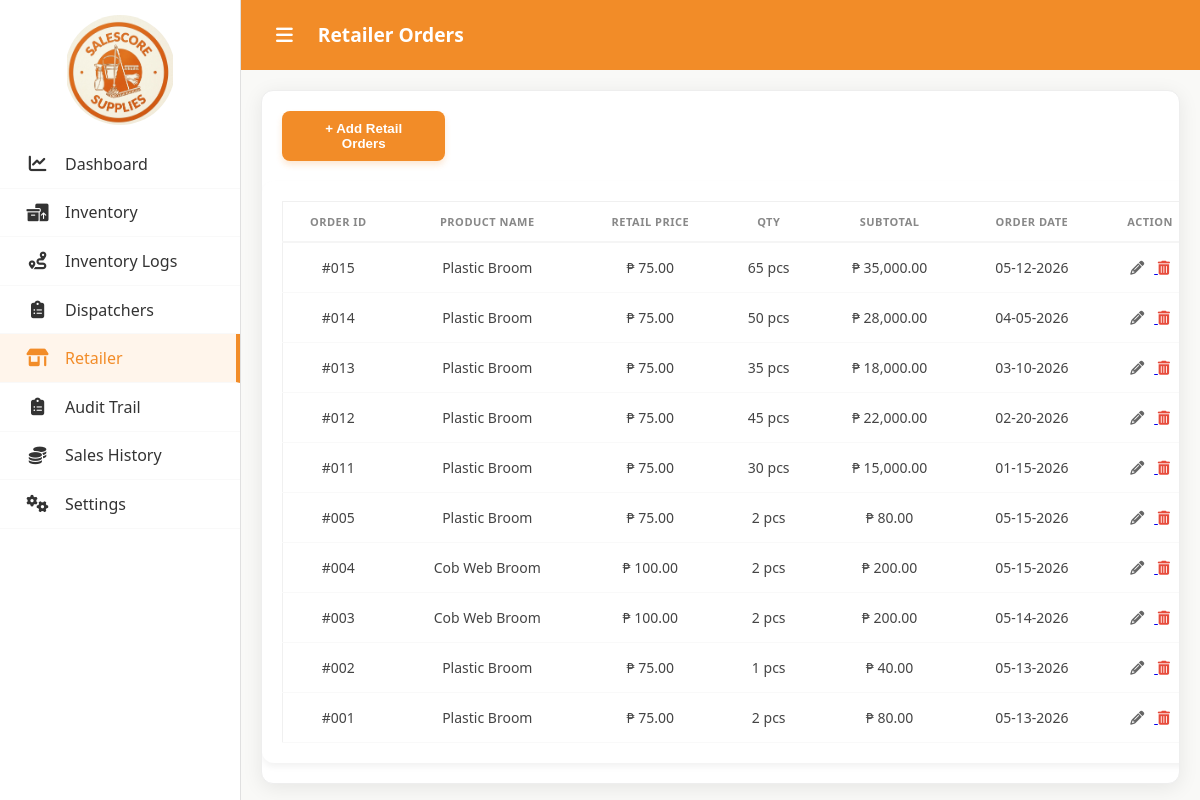
The app's page /retailer.php (signed in), older data.
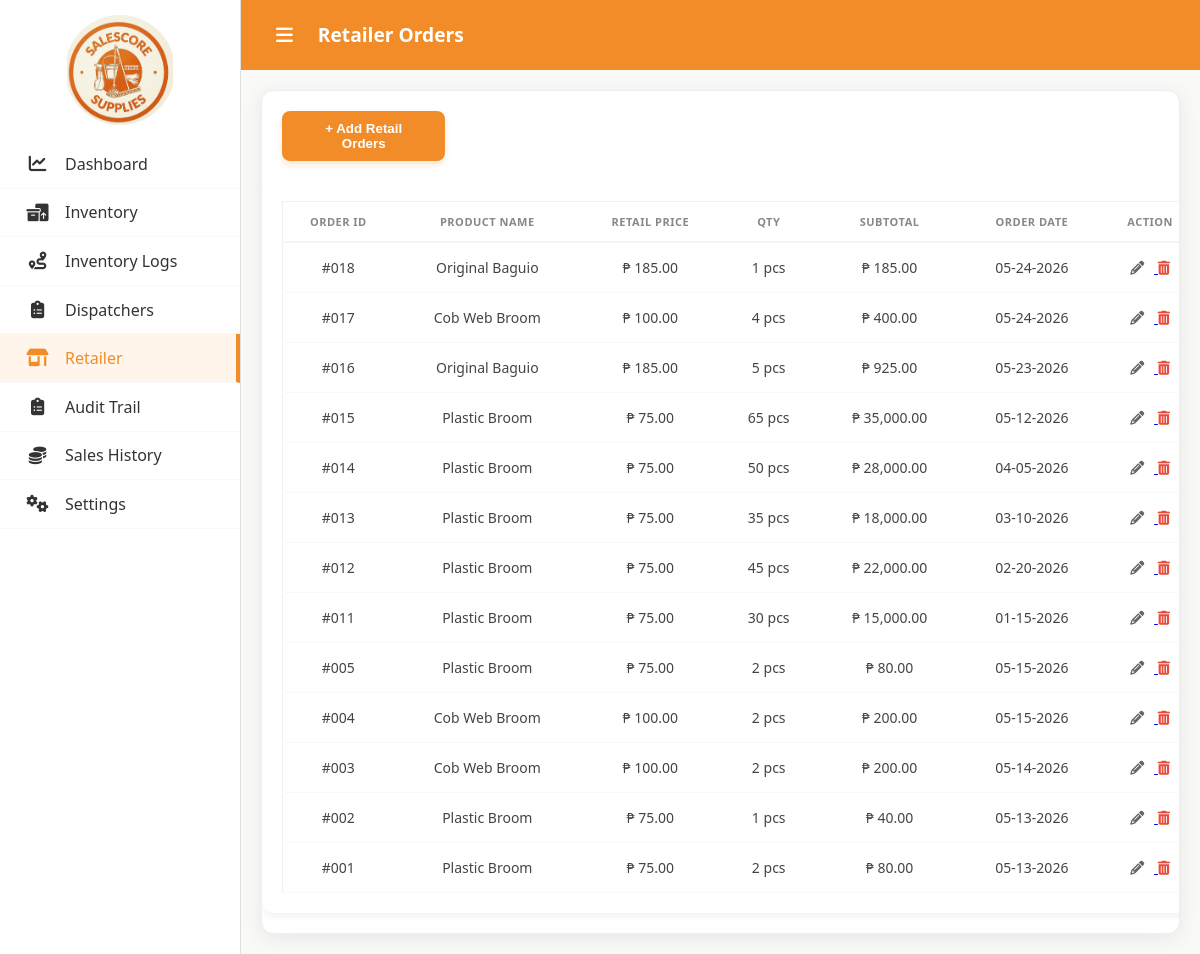
The same page, newer data.
### tables this page shows
CREATE TABLE `retail_orders` (
  `id` int(11) NOT NULL,
  `product_id` int(11) NOT NULL,
  `qty` int(11) NOT NULL,
  `subtotal` decimal(10,2) NOT NULL,
  `order_date` date NOT NULL,
  `created_at` timestamp NOT NULL DEFAULT current_timestamp()
);

CREATE TABLE `products` (
  `id` int(11) NOT NULL,
  `category` varchar(100) NOT NULL,
  `product_name` varchar(255) NOT NULL,
  `variation` varchar(100) DEFAULT 'Standard',
  `description` text DEFAULT NULL,
  `wholesale_price` decimal(10,2) NOT NULL DEFAULT 0.00,
  `retail_price` decimal(10,2) NOT NULL DEFAULT 0.00,
  `quantity` int(11) NOT NULL DEFAULT 0,
  `max_quantity` int(11) NOT NULL DEFAULT 100,
  `image_path` varchar(255) DEFAULT 'default-product.png',
  `created_at` timestamp NOT NULL DEFAULT current_timestamp()
);

### retailer.php (the view, shortened to what this page needs)
<?php
require_once "auth/conn.php";
try {
    $stmt_o = $pdo->query("
        SELECT ro.*, p.product_name, p.retail_price as unit_price
        FROM retail_orders ro
        JOIN products p ON ro.product_id = p.id
        ORDER BY ro.id DESC
    ");
    $orders = $stmt_o->fetchAll();
} catch (PDOException $e) {
    die("Database Error: " . $e->getMessage());
}
?>
<!DOCTYPE html>
<html lang="en">
<head>
    <link rel="stylesheet" href="https://cdnjs.cloudflare.com/ajax/libs/font-awesome/6.4.0/css/all.min.css">
    <link rel="stylesheet" href="assets/css/retailers.css">
</head>
<body>
<div class="container">
    <aside class="sidebar">
        <div class="sidebar-header">
                <img src="assets/img/logo.png" alt="Salescore Logo" class="sidebar-logo">
            </div>
            <nav style="flex-grow: 1;">
                <a href="index.php " class="nav-item " data-title="Dashboard">
                    <div class="icon"><i class="fa-solid fa-chart-line"></i></div>
                    <span>Dashboard</span>
                </a>
                <a href="inventory.php" class="nav-item" data-title="Inventory">
                    <div class="icon"><i class="fa-solid fa-boxes-packing"></i></div>
                    <span>Inventory</span>
                </a>
                <a href="inventory_logs.php" class="nav-item" data-title="Inventory Logs">
                    <div class="icon"><i class="fa-solid fa-route"></i></div>
                    <span>Inventory Logs</span>
                </a>
                <a href="dispatchers.php" class="nav-item" data-title="Dispatchers">
                    <div class="icon"><i class="fa-solid fa-clipboard-list"></i></div>
                    <span>Dispatchers</span>
                </a>
                <a href="retailer.php" class="nav-item active" data-title="Retailer">
                    <div class="icon"><i class="fa-solid fa-shop"></i></div>
                    <span>Retailer</span>
                </a>
                <a href="audit_trail.php" class="nav-item " data-title="Audit Trail">
                    <div class="icon"><i class="fa-solid fa-clipboard-list"></i></div>
                    <span>Audit Trail</span>
                </a>
                <a href="sales.php" class="nav-item" data-title="Sales History">
                    <div class="icon"><i class="fa-solid fa-coins"></i></div>
                    <span>Sales History</span>
                </a>
                <a href="setting.php" class="nav-item " data-title="Settings">
                    <div class="icon"><i class="fa-solid fa-gears"></i></div>
                    <span>Settings</span>
                </a>
            </nav>
    </aside>
    <main class="main-content">
        <header class="header">
                <div class="header-left">
                    <button id="sidebarToggle" class="hamburger-btn"><i class="fa-solid fa-bars"></i></button>
                    <h1 style="white-space: nowrap; margin-right: 20px;">Retailer Orders</h1>
                </div>
            </header>
        <section class="content-area">
            <div class="retail-card">
                <button class="btn-add-order" onclick="toggleModal('orderModal', true)">+ Add Retail Orders</button>
                <div class="table-container">
                    <table class="main-table">
                        <thead>
                            <tr>
                                <th>ORDER ID</th>
                                <th>PRODUCT NAME</th>
                                <th>RETAIL PRICE</th>
                                <th>QTY</th>
                                <th>SUBTOTAL</th>
                                <th>ORDER DATE</th>
                                <th>ACTION</th>
                            </tr>
                        </thead>
                        <tbody>
                            <?php foreach($orders as $row): ?>
                            <tr>
                                <td>#<?= str_pad($row['id'], 3, '0', STR_PAD_LEFT) ?></td>
                                <td><?= htmlspecialchars($row['product_name']) ?></td>
                                <td>₱ <?= number_format($row['unit_price'], 2) ?></td>
                                <td><?= $row['qty'] ?> pcs</td>
                                <td>₱ <?= number_format($row['subtotal'], 2) ?></td>
                                <td><?= date('m-d-Y', strtotime($row['order_date'])) ?></td>
                                <td>
                                    <a href="function/edit_retail.php?id=<?= $row['id'] ?>">
                                        <i class="fa-solid fa-pencil" style="color:#666; margin-right:10px; cursor:pointer;"></i>
                                    </a>
                                    <i class="fa-solid fa-trash-can" style="color:#e74c3c; cursor:pointer;"></i>
                                </td>
                            </tr>
                            <?php endforeach; ?>
                        </tbody>
                    </table>
                </div>
            </div>
        </section>
    </main>
</div>
</body>
</html>

### assets/css/retailers.css (style rules this page uses)
body { margin: 0; padding: 0; font-family: 'Segoe UI', Tahoma, Geneva, Verdana, sans-serif; background-color: #f9f9f7; color: #333; overflow-x: hidden; }
.container { display: flex; min-height: 100vh; }
.sidebar { width: 240px; background-color: #ffffff; border-right: 1px solid #e0e0e0; display: flex; flex-direction: column; transition: width 0.4s cubic-bezier(0.4, 0, 0.2, 1); overflow: visible; white-space: nowrap; flex-shrink: 0; }
.sidebar-header { height: auto; min-height: 90px; padding: 15px 25px; font-size: 1.2rem; font-weight: bold; color: #f28c28; display: flex; align-items: center; justify-content: center; position: relative; box-sizing: border-box; gap: 15px; }
.sidebar-logo { width: 110px; height: 110px; object-fit: contain; border-radius: 50%; transition: all 0.3s cubic-bezier(0.4, 0, 0.2, 1); display: block; margin: 0 auto; flex-shrink: 0; }
.sidebar span { position: absolute; left: 65px; opacity: 1; visibility: visible; transition: opacity 0.3s ease, transform 0.3s ease; transform: translateX(0); }
nav { flex: 1; }
.nav-item { padding: 15px 25px; display: flex; align-items: center; cursor: pointer; border-bottom: 1px solid #f9f9f9; font-weight: 500; color: #555; transition: background 0.3s ease, color 0.3s ease; position: relative; text-decoration: none; color: inherit; }
.nav-item.active { background-color: #fff5eb; color: #f28c28; border-right: 4px solid #f28c28; }
.icon { min-width: 25px; font-size: 1.1rem; text-align: center; display: flex; justify-content: center; align-items: center; margin: 0; flex-shrink: 0; transition: transform 0.4s ease; }
.main-content { flex: 1; padding: 0; min-width: 0; }
.header { background-color: #f28c28; height: 70px; padding: 0 30px; display: flex; justify-content: space-between; align-items: center; box-sizing: border-box; }
.header-left { display: flex; align-items: center; gap: 20px; }
.header h1 { color: white; margin: 0; font-size: 1.2rem; }
.hamburger-btn { background: none; border: none; color: white; font-size: 1.2rem; cursor: pointer; padding: 5px; display: flex; align-items: center; transition: transform 0.2s ease; }
.retail-card { background: white; margin: 20px; border-radius: 12px; overflow: hidden; box-shadow: 0 4px 20px rgba(0,0,0,0.08); border: 1px solid #eee; }
.table-container { width: 100%; overflow-x: auto; margin-bottom: 20px; border-radius: 12px; background: white; box-shadow: 0 4px 6px rgba(0,0,0,0.05); padding: 20px; }
table, .main-table { width: 100%; border-collapse: collapse; background: white; border: 1px solid #f0f0f0; }
th, .main-table th { background: white; color: #888; font-size: 11px; padding: 12px; border-bottom: 2px solid #f5f5f5; text-align: center; letter-spacing: 0.5px; }
td, .main-table td { padding: 15px; border-bottom: 1px solid #f9f9f9; text-align: center; color: #444; font-size: 14px; }
.btn-add-order { background: #f28c28; color: white; border: none; padding: 10px 20px; border-radius: 8px; cursor: pointer; font-weight: bold; float: right; margin: 20px; box-shadow: 0 4px 6px rgba(242, 140, 40, 0.2); margin-right: 80%; }

Row changes from the older to the newer data that the page shows:
added retail_orders: id "018", product.product_name "Original Baguio", product.retail_price "185.00", qty "1", subtotal "185.00", order_date "05-24-2026"
added retail_orders: id "017", product.product_name "Cob Web Broom", product.retail_price "100.00", qty "4", subtotal "400.00", order_date "05-24-2026"
added retail_orders: id "016", product.product_name "Original Baguio", product.retail_price "185.00", qty "5", subtotal "925.00", order_date "05-23-2026"
